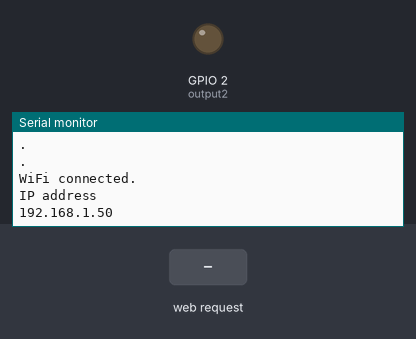
Recording of a sketch running on a simulated ESP32. Parts: output pins drawn as LEDs (lit = HIGH), the last lines printed to the serial monitor. The test bench sets the inputs (shaded band). WiFi joins after 1.5 s; servers stay silent unless stated.

Above: at 2.7 s.
2.8 s: HTTP request GET /2/on received
At 3.9 s:
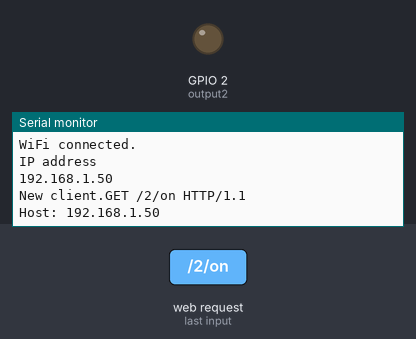
4.3 s: HTTP request GET /2/off received
At 5.0 s:
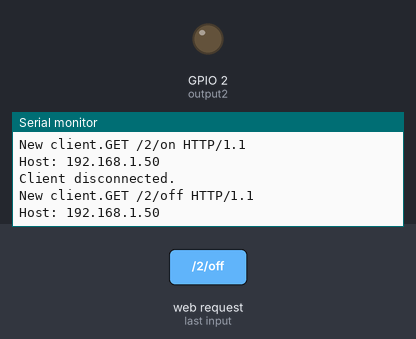
5.8 s: HTTP request GET /off received
At 6.1 s:
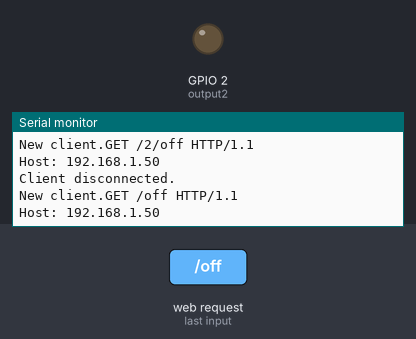

The sketch:

LED_Blinking_with_WiFi.ino
```cpp
//Load WiFi Library
#include<WiFi.h>
//Replace with your network credentials
const char* ssid="chandu";
const char* password="chandu26";
//Set web server port number to 80
WiFiServer server(80);
//Variable to store the HTTP request
String header;
//Auxilar variables to store the current output state
String output2State="Off";
//Assign output variables to GPIO pins
const int output2=2;
void setup()
{
  // put your setup code here, to run once:
    Serial.begin(115200);
    //Intialize the output variables as outputs
    pinMode(output2,OUTPUT);
    //Set outputs to LOW
    digitalWrite(output2,LOW);
    //Connect to WiFi network with SSID and password
    Serial.print("Connecting to");
    Serial.println(ssid);
    WiFi.begin(ssid,password);
    while(WiFi.status()!=WL_CONNECTED)
    {
      delay(500);
      Serial.println(".");
    }
    //Print local IP address and start web server
    Serial.println("");
    Serial.println("WiFi connected.");
    Serial.println("IP address");
    Serial.println(WiFi.localIP());
    server.begin();
}

void loop()
{
  // put your main code here, to run repeatedly:
  WiFiClient client=server.available();//Listen for incoming details
  if(client) //if a new client connects
  {
    Serial.print("New client.");//print a message out in the serial port
    String currentLine="";
    while(client.connected())
    {
      if(client.available())
      {
        char c=client.read();
        Serial.write(c);
        header+=c;
        if(c=='/n')
        {
          //if the byte is a newline character
          //if the current line is blank,you got two newline characters in a row
          //that's the end of the client HTTP request,so send a response:
          if(currentLine.length()==0)
          {
            client.println("HTTP/1.1 200 OK");
            client.println("Content-type:text/html");
            client.println("Connection:close");
            client.println();
            //Turns the GPIOs on &off
            if(header.indexOf("GET /2/on")>=0)
            {
              Serial.println("GPIO 2 on");
              output2State="on";
              digitalWrite(output2,HIGH);
            }
            else if(header.indexOf("GET /2/off")>=0)
            {
               Serial.println("GPIO 2 off");
              output2State="off";
              digitalWrite(output2,LOW);
            }
             // Display the HTML web page
            client.println("<!DOCTYPE html><html>");
            client.println("<head><meta name=\"viewport\" content=\"width=device-width, initial-scale=1\">");
            client.println("<link rel=\"icon\" href=\"data:,\">");
            // CSS to style the on/off buttons
            // Feel free to change the background-color and font-size attributes to fit your preferences
            client.println("<style>html { font-family: Helvetica; display: inline-block; margin: 0px auto; text-align: center;}");
            client.println(".button { background-color: #4CAF50; border: none; color: white; padding: 16px 40px;");
            client.println("text-decoration: none; font-size: 30px; margin: 2px; cursor: pointer;}");
            client.println(".button2 {background-color: #555555;}</style></head>");

            // Web Page Heading
            client.println("<body><h1>ESP32 Web Server</h1>");

            // Display current state, and ON/OFF buttons for GPIO 2
            client.println("<p>GPIO 2 - State " + output2State + "</p>");
            // If the output2State is off, it displays the ON button
            if (output2State=="off")
            {
              client.println("<p><a href=\"/2/on\"><button class=\"button\">ON</button></a></p>");
            }
            else
            {
              client.println("<p><a href=\"/2/off\"><button class=\"button button2\">OFF</button></a></p>");
            }

            client.println("</body></html>");

            // The HTTP response ends with another blank line
            client.println();
            // Break out of the while loop
            break;
          }
          else
          { // if you got a newline, then clear currentLine
            currentLine = "";
          }
        }
        else if (c != '\r')
        {
          // if you got anything else but a carriage return character,
          currentLine += c;      // add it to the end of the currentLine
        }
      }
    }
    // Clear the header variable
    header = "";
    // Close the connection
    client.stop();
    Serial.println("Client disconnected.");
    Serial.println("");
  }
}
```

Measured:
- after the input at 2.8 s, the serial monitor: prints a new line at once (image 1)
- after the input at 4.3 s, the serial monitor: prints a new line at once (image 2)
- after the input at 5.8 s, the serial monitor: prints a new line at once (image 3)
